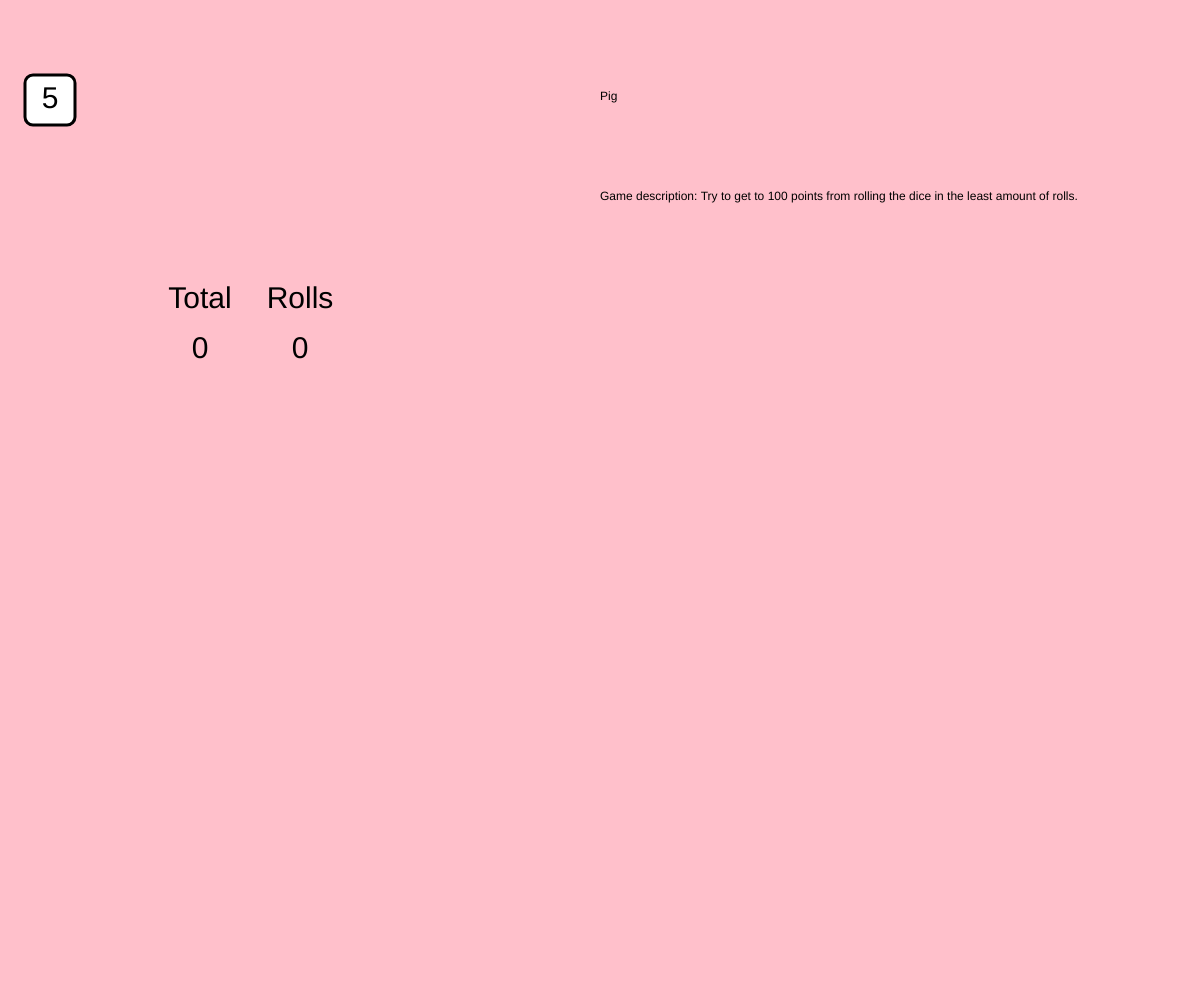
Frame 1 (no input)
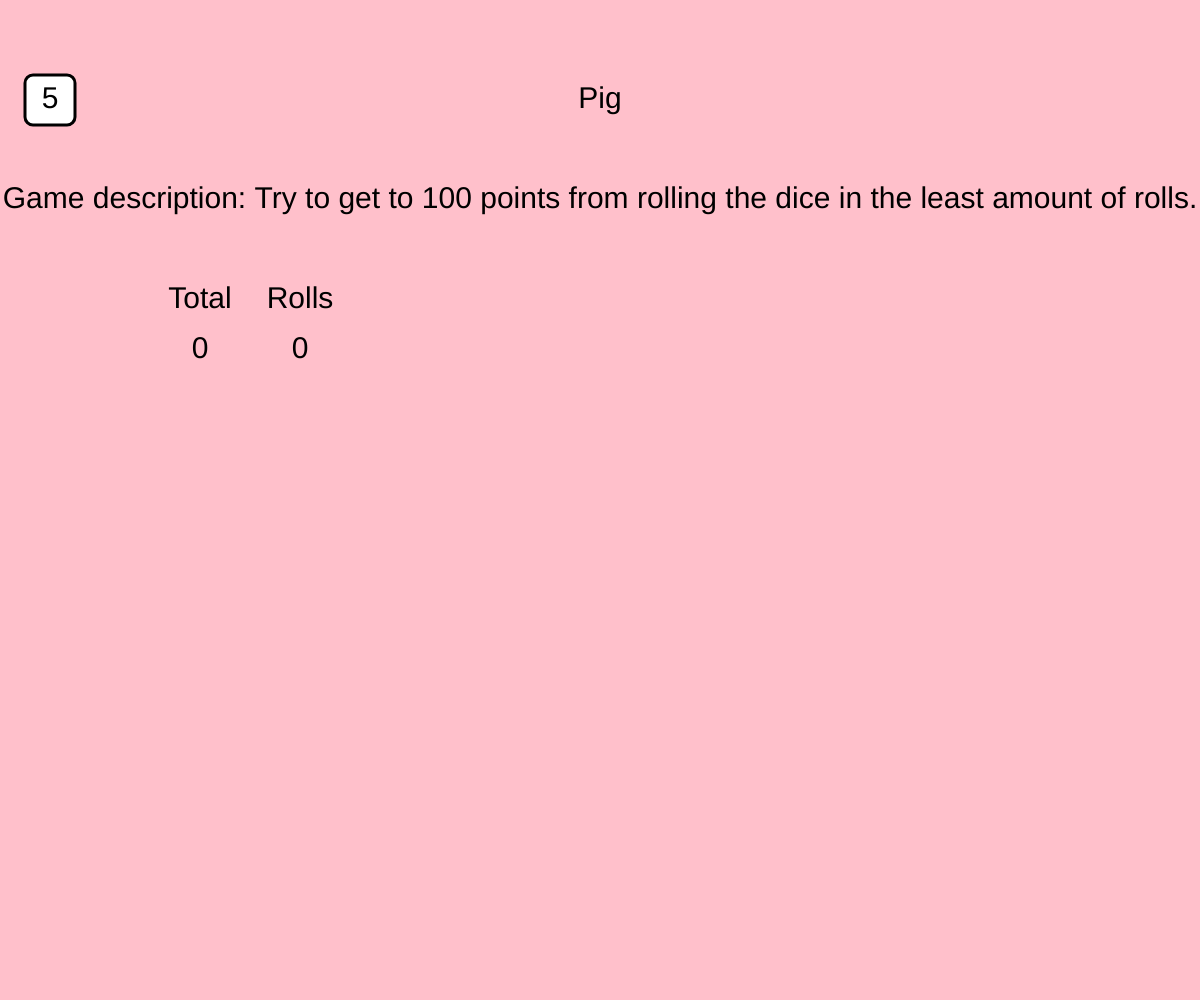
Frame 60 (no input)
Frame 120 (the mouse pressed at the canvas centre since frame 60): identical to frame 60, image omitted

The p5.js sketch that drew these frames (run headless with seeded random() and noise() and a simulated clock; from frame 60 on, the mouse is pressed at the canvas centre):

// p5.js sketch
// ── sketch.js
let dice = [];
let numberOfDice = 1;
let list = "values: ";
let rolls = 0;
let count = [];
let sum = 0;
function setup() {
  createCanvas(windowWidth, windowHeight);
  for (let i = 0; i < numberOfDice; i++) {
    dice[i] = new Die(50); // argument is the size of the die
  }
  console.log("i am here");
}

function draw() {
  background("Pink");
  text("Pig", windowWidth / 2, 100);
  text(
    "Game description: Try to get to 100 points from rolling the dice in the least amount of rolls.",
    windowWidth / 2,
    200
  );
  // loop over the array and place+display each die
  for (let i = 0; i < dice.length; i++) {
    const die = dice[i]; // 'die' is a temporary variable for the current array item
    die.place(die.size * 1.2 * i + die.size, die.size * 2); // place the die neatly in the row
    die.display(); // actually draw it on screen
  }
  text("Total", 200, 300);
  text(sum, 200, 350);
  text("Rolls", 300, 300);
  text(rolls, 300, 350);
}

function mouseClicked() {
  // loop over the array of dice...
  for (let i = 0; i < dice.length; i++) {
    const die = dice[i];
    // if the cursor is over the current die, freeze/unfreeze that die
    if (die.isTouched(mouseX, mouseY)) {
      die.toggleFreeze();
    }
  }
}

// for computers...
function keyPressed() {
  shakeDice();
}

// for phones...
function deviceShaken() {
  shakeDice();
}

// loop over the array of dice and try to roll each one in turn
// (note that a die won't actually roll if it's frozen)
// also, output the list of values to the console
function shakeDice() {
  for (let i = 0; i < dice.length; i++) {
    const die = dice[i];
    die.roll();
    list = list + die.value + " ";
    sum += die.value;
    if (sum > 100) return;

    rolls++;
  }

  console.log(rolls);
  console.log(sum);
}

// ── dice.js
/* 

Die is a class for defining a single 6-sided die

These properties are available:
  - frozen (whether it's rollable or not)
  - size (the size it should appear on screen)
  - value (the number showing on the die)

These methods are available:
  - place(x,y) places the die at x,y in the canvas
  - display() shows the die on the canvas
  - roll() rolls the die if it's not frozen
  - freeze(), unfreeze(), toggleFreeze()
  - isTouched(x,y) returns true if x,y are in the die shape
*/

class Die {
  constructor(size) {
    this.size = size;
    this.sides = 6;
    this.frozen = false;
    this.place(random(width), random(height));
    this.roll();
  }

  place(x, y) {
    this.x = x;
    this.y = y;
  }

  display() {
    rectMode(CENTER);
    textAlign(CENTER, CENTER);
    fill("white");
    strokeWeight(3);
    rect(this.x, this.y, this.size, this.size, 8);
    if (this.frozen) {
      fill("silver");
    } else {
      fill("black");
    }
    textSize(30);
    text(this.value, this.x, this.y, this.size, this.size);
  }

  roll() {
    if (!this.frozen) this.value = floor(random(this.sides) + 1);
  }

  freeze() {
    this.frozen = true;
  }

  unfreeze() {
    this.frozen = false;
  }

  toggleFreeze() {
    this.frozen = !this.frozen;
  }

  isTouched(x, y) {
    let halfsize = this.size / 2;
    if (
      x >= this.x - halfsize &&
      x <= this.x + halfsize &&
      y >= this.y - halfsize &&
      y <= this.y + halfsize
    ) {
      return true;
    }
    return false;
  }
}
